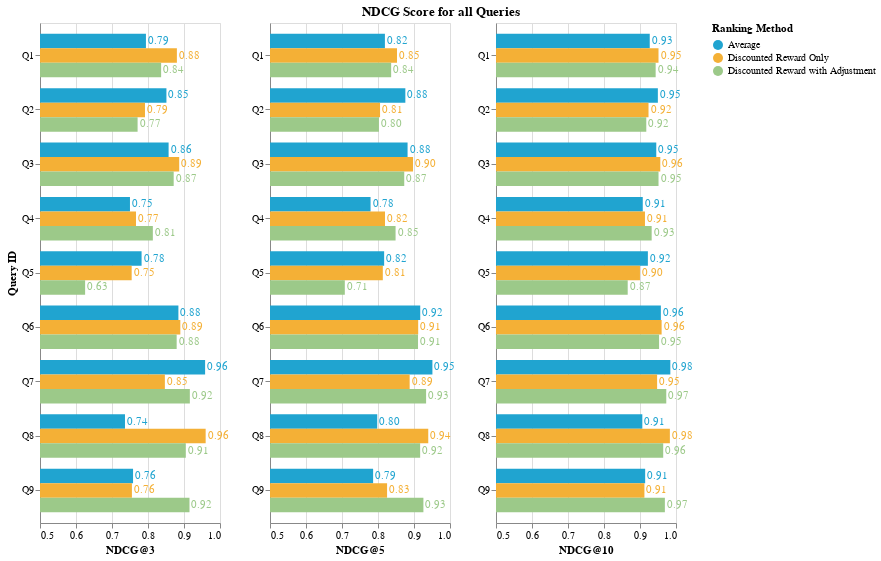

Here is the notebook cell this chart was saved with:
### Code cell
domain = ['Average', 'Discounted Reward Only', 'Discounted Reward with Adjustment']
range_ = ['#20a4d0', '#f4b036', '#9cc989']

chart_3 = alt.Chart(data=df_ndcg_avg).mark_bar(opacity=1, clip=True).encode(
    y=alt.Y('Query ID:O'),
    x=alt.X('NDCG@3:Q').scale(domain=(0.5,1)),
    color=alt.Color('Ranking Method:N').scale(domain=domain, range=range_),
    yOffset='Ranking Method:N',
    text=alt.Text('NDCG@3:Q', format=',.2f')
).properties(
    width=180,
    height=500,
)

chart_3_text = chart_3 + chart_3.mark_text(align='left', dx=2)

chart_5 = alt.Chart(data=df_ndcg_avg).mark_bar(opacity=1, clip=True).encode(
    y=alt.Y('Query ID:O', title=''),
    x=alt.X('NDCG@5:Q').scale(domain=(0.5,1)),
    color=alt.Color('Ranking Method:N').scale(domain=domain, range=range_),
    yOffset='Ranking Method:N',
    text=alt.Text('NDCG@5:Q', format=',.2f')
).properties(
    width=180,
    height=500,
)

chart_5_text = chart_5 + chart_5.mark_text(align='left', dx=2)

chart_10 = alt.Chart(data=df_ndcg_avg).mark_bar(opacity=1, clip=True).encode(
    y=alt.Y('Query ID:O', title=''),
    x=alt.X('NDCG@10:Q').scale(domain=(0.5,1)),
    color=alt.Color('Ranking Method:N').scale(domain=domain, range=range_),
    yOffset='Ranking Method:N',
    text=alt.Text('NDCG@10:Q', format=',.2f')
).properties(
    width=180,
    height=500
)

chart_10_text = chart_10 + chart_10.mark_text(align='left', dx=2)

ndcg_summary_chart = alt.hconcat(chart_3_text, chart_5_text, chart_10_text, title=alt.Title(text='NDCG Score for all Queries', anchor='middle'))
ndcg_summary_chart

### Figure 1 — Vega-Lite specification as saved in the notebook (floating-point values rounded to 4 significant figures)
{"config": {"view": {"continuousWidth": 300, "continuousHeight": 300}}, "hconcat": [{"layer": [{"mark": {"type": "bar", "clip": true, "opacity": 1}, "encoding": {"color": {"field": "Ranking Method", "scale": {"domain": ["Average", "Discounted Reward Only", "Discounted Reward with Adjustment"], "range": ["#20a4d0", "#f4b036", "#9cc989"]}, "type": "nominal"}, "text": {"field": "NDCG@3", "format": ",.2f", "type": "quantitative"}, "x": {"field": "NDCG@3", "scale": {"domain": [0.5, 1]}, "type": "quantitative"}, "y": {"field": "Query ID", "type": "ordinal"}, "yOffset": {"field": "Ranking Method", "type": "nominal"}}}, {"mark": {"type": "text", "align": "left", "dx": 2}, "encoding": {"color": {"field": "Ranking Method", "scale": {"domain": ["Average", "Discounted Reward Only", "Discounted Reward with Adjustment"], "range": ["#20a4d0", "#f4b036", "#9cc989"]}, "type": "nominal"}, "text": {"field": "NDCG@3", "format": ",.2f", "type": "quantitative"}, "x": {"field": "NDCG@3", "scale": {"domain": [0.5, 1]}, "type": "quantitative"}, "y": {"field": "Query ID", "type": "ordinal"}, "yOffset": {"field": "Ranking Method", "type": "nominal"}}}], "height": 500, "width": 180}, {"layer": [{"mark": {"type": "bar", "clip": true, "opacity": 1}, "encoding": {"color": {"field": "Ranking Method", "scale": {"domain": ["Average", "Discounted Reward Only", "Discounted Reward with Adjustment"], "range": ["#20a4d0", "#f4b036", "#9cc989"]}, "type": "nominal"}, "text": {"field": "NDCG@5", "format": ",.2f", "type": "quantitative"}, "x": {"field": "NDCG@5", "scale": {"domain": [0.5, 1]}, "type": "quantitative"}, "y": {"field": "Query ID", "title": "", "type": "ordinal"}, "yOffset": {"field": "Ranking Method", "type": "nominal"}}}, {"mark": {"type": "text", "align": "left", "dx": 2}, "encoding": {"color": {"field": "Ranking Method", "scale": {"domain": ["Average", "Discounted Reward Only", "Discounted Reward with Adjustment"], "range": ["#20a4d0", "#f4b036", "#9cc989"]}, "type": "nominal"}, "text": {"field": "NDCG@5", "format": ",.2f", "type": "quantitative"}, "x": {"field": "NDCG@5", "scale": {"domain": [0.5, 1]}, "type": "quantitative"}, "y": {"field": "Query ID", "title": "", "type": "ordinal"}, "yOffset": {"field": "Ranking Method", "type": "nominal"}}}], "height": 500, "width": 180}, {"layer": [{"mark": {"type": "bar", "clip": true, "opacity": 1}, "encoding": {"color": {"field": "Ranking Method", "scale": {"domain": ["Average", "Discounted Reward Only", "Discounted Reward with Adjustment"], "range": ["#20a4d0", "#f4b036", "#9cc989"]}, "type": "nominal"}, "text": {"field": "NDCG@10", "format": ",.2f", "type": "quantitative"}, "x": {"field": "NDCG@10", "scale": {"domain": [0.5, 1]}, "type": "quantitative"}, "y": {"field": "Query ID", "title": "", "type": "ordinal"}, "yOffset": {"field": "Ranking Method", "type": "nominal"}}}, {"mark": {"type": "text", "align": "left", "dx": 2}, "encoding": {"color": {"field": "Ranking Method", "scale": {"domain": ["Average", "Discounted Reward Only", "Discounted Reward with Adjustment"], "range": ["#20a4d0", "#f4b036", "#9cc989"]}, "type": "nominal"}, "text": {"field": "NDCG@10", "format": ",.2f", "type": "quantitative"}, "x": {"field": "NDCG@10", "scale": {"domain": [0.5, 1]}, "type": "quantitative"}, "y": {"field": "Query ID", "title": "", "type": "ordinal"}, "yOffset": {"field": "Ranking Method", "type": "nominal"}}}], "height": 500, "width": 180}], "data": {"name": "data-326584c61f3e87cf00badb8a76d3b8b8"}, "title": {"text": "NDCG Score for all Queries", "anchor": "middle"}, "$schema": "https://vega.github.io/schema/vega-lite/v5.8.0.json", "datasets": {"data-326584c61f3e87cf00badb8a76d3b8b8": [{"Query ID": "Q1", "Ranking Method": "Average", "NDCG@10": 0.9271, "NDCG@5": 0.8192, "NDCG@3": 0.7943}, {"Query ID": "Q1", "Ranking Method": "Discounted Reward Only", "NDCG@10": 0.9514, "NDCG@5": 0.8528, "NDCG@3": 0.8802}, {"Query ID": "Q1", "Ranking Method": "Discounted Reward with Adjustment", "NDCG@10": 0.9435, "NDCG@5": 0.8365, "NDCG@3": 0.8365}, {"Query ID": "Q2", "Ranking Method": "Average", "NDCG@10": 0.9496, "NDCG@5": 0.876, "NDCG@3": 0.8512}, {"Query ID": "Q2", "Ranking Method": "Discounted Reward Only", "NDCG@10": 0.9237, "NDCG@5": 0.8057, "NDCG@3": 0.7916}, {"Query ID": "Q2", "Ranking Method": "Discounted Reward with Adjustment", "NDCG@10": 0.9175, "NDCG@5": 0.8026, "NDCG@3": 0.7711}, {"Query ID": "Q3", "Ranking Method": "Average", "NDCG@10": 0.9452, "NDCG@5": 0.8822, "NDCG@3": 0.8572}, {"Query ID": "Q3", "Ranking Method": "Discounted Reward Only", "NDCG@10": 0.9564, "NDCG@5": 0.8973, "NDCG@3": 0.8867}, {"Query ID": "Q3", "Ranking Method": "Discounted Reward with Adjustment", "NDCG@10": 0.9515, "NDCG@5": 0.8729, "NDCG@3": 0.8714}, {"Query ID": "Q4", "Ranking Method": "Average", "NDCG@10": 0.9077, "NDCG@5": 0.7793, "NDCG@3": 0.7499}, {"Query ID": "Q4", "Ranking Method": "Discounted Reward Only", "NDCG@10": 0.9138, "NDCG@5": 0.8195, "NDCG@3": 0.7666}, {"Query ID": "Q4", "Ranking Method": "Discounted Reward with Adjustment", "NDCG@10": 0.9324, "NDCG@5": 0.8488, "NDCG@3": 0.8135}, {"Query ID": "Q5", "Ranking Method": "Average", "NDCG@10": 0.9219, "NDCG@5": 0.8171, "NDCG@3": 0.7822}, {"Query ID": "Q5", "Ranking Method": "Discounted Reward Only", "NDCG@10": 0.8999, "NDCG@5": 0.8134, "NDCG@3": 0.7546}, {"Query ID": "Q5", "Ranking Method": "Discounted Reward with Adjustment", "NDCG@10": 0.8658, "NDCG@5": 0.7078, "NDCG@3": 0.6253}, {"Query ID": "Q6", "Ranking Method": "Average", "NDCG@10": 0.9579, "NDCG@5": 0.9173, "NDCG@3": 0.8844}, {"Query ID": "Q6", "Ranking Method": "Discounted Reward Only", "NDCG@10": 0.9601, "NDCG@5": 0.9116, "NDCG@3": 0.8898}, {"Query ID": "Q6", "Ranking Method": "Discounted Reward with Adjustment", "NDCG@10": 0.953, "NDCG@5": 0.9112, "NDCG@3": 0.8796}, {"Query ID": "Q7", "Ranking Method": "Average", "NDCG@10": 0.9843, "NDCG@5": 0.9511, "NDCG@3": 0.9586}, {"Query ID": "Q7", "Ranking Method": "Discounted Reward Only", "NDCG@10": 0.9475, "NDCG@5": 0.8879, "NDCG@3": 0.8469}, {"Query ID": "Q7", "Ranking Method": "Discounted Reward with Adjustment", "NDCG@10": 0.973, "NDCG@5": 0.9336, "NDCG@3": 0.9162}, {"Query ID": "Q8", "Ranking Method": "Average", "NDCG@10": 0.9065, "NDCG@5": 0.7979, "NDCG@3": 0.7361}, {"Query ID": "Q8", "Ranking Method": "Discounted Reward Only", "NDCG@10": 0.983, "NDCG@5": 0.9396, "NDCG@3": 0.9602}, {"Query ID": "Q8", "Ranking Method": "Discounted Reward with Adjustment", "NDCG@10": 0.9645, "NDCG@5": 0.9171, "NDCG@3": 0.905}, {"Query ID": "Q9", "Ranking Method": "Average", "NDCG@10": 0.9143, "NDCG@5": 0.7864, "NDCG@3": 0.7585}, {"Query ID": "Q9", "Ranking Method": "Discounted Reward Only", "NDCG@10": 0.9123, "NDCG@5": 0.8252, "NDCG@3": 0.7553}, {"Query ID": "Q9", "Ranking Method": "Discounted Reward with Adjustment", "NDCG@10": 0.9691, "NDCG@5": 0.9261, "NDCG@3": 0.9152}]}}
